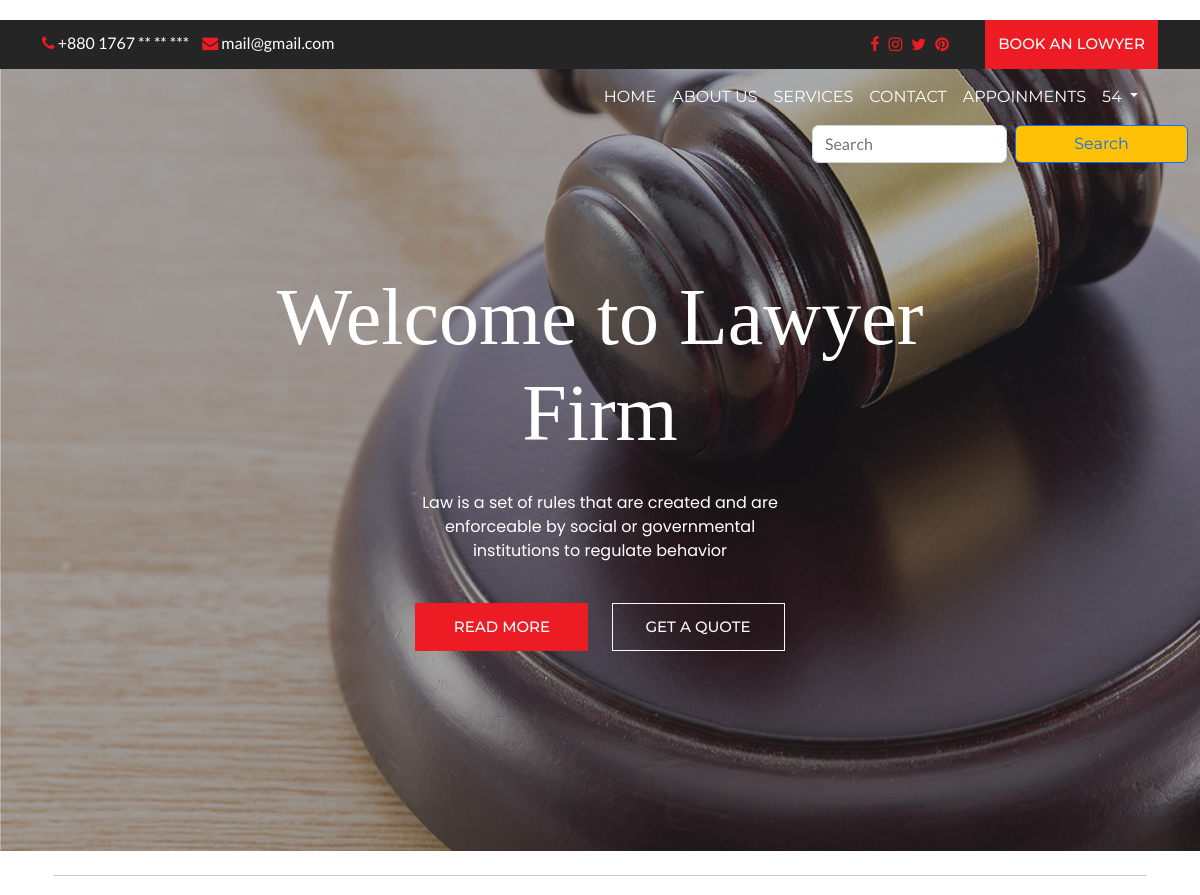
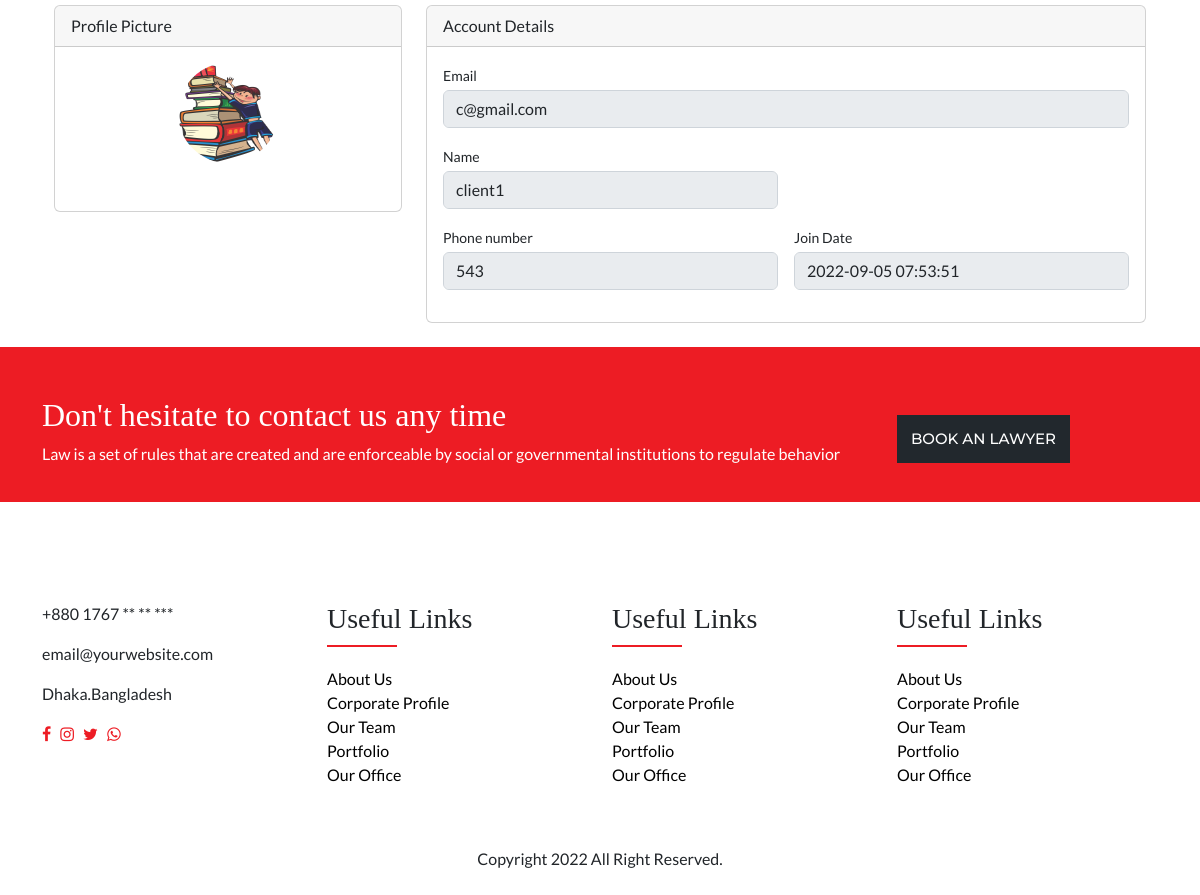
Page /lawyer/showclient.php?email=c@gmail.com (signed in) on the committed database (2 pictures, top to bottom).
### tables this page shows
CREATE TABLE `lawyers` (
  `email` varchar(700) NOT NULL,
  `password` text NOT NULL,
  `name` text NOT NULL,
  `categoryid` int(11) NOT NULL,
  `rate` int(11) NOT NULL,
  `description` varchar(2000) NOT NULL,
  `phonenumber` text NOT NULL,
  `location` text NOT NULL,
  `picture` text NOT NULL,
  `joindate` datetime NOT NULL DEFAULT current_timestamp()
);

CREATE TABLE `clients` (
  `email` varchar(700) NOT NULL,
  `password` text NOT NULL,
  `name` text NOT NULL,
  `phonenumber` text NOT NULL,
  `picture` text NOT NULL,
  `joindate` datetime NOT NULL DEFAULT current_timestamp()
);

### lawyer/showclient.php (the view, shortened to what this page needs)
<?php include 'header.php' ?>
<?php
$email = $_GET['email'];
$query = "select * from clients where email='" . $email . "';";
$result = $conn->query($query);
$name = "";
$phonenumber = "";
$picture = "";
$joindate = "";
if ($result->num_rows > 0) {
    while ($row = $result->fetch_assoc()) {
        $name = $row['name'];
        $phonenumber = $row['phonenumber'];
        $picture = $row['picture'];
        $joindate = $row['joindate'];
    }
}
?>
<div class="container-xl px-4 mt-4" id="edit-profile-section">
    <form method="post" action="editprofilecore.php" enctype="multipart/form-data">
        <hr class="mt-0 mb-4">
        <div class="row">
            <div class="col-xl-4">
                <div class="card mb-4 mb-xl-0">
                    <div class="card-header">Profile Picture</div>
                    <div class="card-body text-center">
                        <img class="img-account-profile rounded-circle mb-2" src="../client/images/<?php echo $picture ?>" width="100px" height="100px" alt="profile picture">
                    </div>
                </div>
            </div>
            <div class="col-xl-8">
                <div class="card mb-4">
                    <div class="card-header">Account Details</div>
                    <div class="card-body">
                        <div class="mb-3">
                            <label class="small mb-1" for="inputUsername">Email</label>
                            <input disabled class="form-control" id="inputUsername" type="text" value="<?php echo $email ?>">
                        </div>
                        <div class="row gx-3 mb-3">
                            <div class="col-md-6">
                                <label class="small mb-1" for="name">Name</label>
                                <input disabled class="form-control" name="name" id="name" type="text" value="<?php echo $name ?>">
                            </div>
                        </div>
                        <div class="row gx-3 mb-3">
                            <div class="col-md-6">
                                <label class="small mb-1" for="inputPhone">Phone number</label>
                                <input disabled class="form-control" id="inputPhone" type="text" name="phonenumber" value="<?php echo $phonenumber ?>">
                            </div>
                            <div class="col-md-6">
                                <label class="small mb-1" for="joindate">Join Date</label>
                                <input disabled class="form-control" id="joindate" type="text" name="birthday" value="<?php echo $joindate ?>">
                            </div>
                        </div>
                    </div>
                </div>
            </div>
        </div>
    </form>
</div>
<?php include 'footer.php' ?>

### lawyer/header.php (shortened to what this page needs)
<?php
require_once("../dbconnection.php");
$email = $_SESSION['email'];
$query = "select * from lawyers where email='" . $email . "';";
$result = $conn->query($query);
$name = "";
if ($result->num_rows > 0) {
    while ($row = $result->fetch_assoc()) {
        $name = $row['name'];
    }
}
?>
<!doctype html>
<html>
<head>
    <link href="https://cdn.jsdelivr.net/npm/bootstrap@5.2.0/dist/css/bootstrap.min.css" rel="stylesheet">
    <link rel="stylesheet" href="https://cdnjs.cloudflare.com/ajax/libs/font-awesome/4.7.0/css/font-awesome.css" />
    <link rel="stylesheet" href="https://cdnjs.cloudflare.com/ajax/libs/OwlCarousel2/2.3.4/assets/owl.carousel.css" />
    <link rel="stylesheet" href="https://cdnjs.cloudflare.com/ajax/libs/OwlCarousel2/2.3.4/assets/owl.theme.default.min.css" />
    <link rel="stylesheet" href="https://cdnjs.cloudflare.com/ajax/libs/font-awesome/5.13.1/css/all.min.css" />
    <link rel="stylesheet" href="https://cdn.jsdelivr.net/npm/ti-icons@0.1.2/css/themify-icons.css">
    <link rel="stylesheet" href="../css/style.css" type="text/css">
    <link rel="stylesheet" href="style.css" type="text/css">
</head>
<body>
    <div class="top-header">
        <div class="container">
            <div class="row">
                <div class="col-lg-6">
                    <div class="top-contact">
                        <ul>
                            <li><a href="tel:+62 800 9000 123"> <i class="fa fa-phone"></i> +880 1767 ** ** ***</a> </li>
                            <li><a href="mailto:mail@yoursite.com"> <i class="fa fa-envelope"></i> mail@gmail.com</a> </li>
                        </ul>
                    </div>
                </div>
                <div class="col-lg-6">
                    <div class="top-right-info">
                        <ul class="top-social">
                            <li><a href=""><i class="fa fa-facebook"></i></a> </li>
                            <li><a href=""><i class="fa fa-instagram"></i></a> </li>
                            <li><a href=""><i class="fa fa-twitter"></i></a> </li>
                            <li><a href=""><i class="fa fa-pinterest"></i></a> </li>
                        </ul>
                        <a href="lawyers.php?#lawyers" class="btn btn-primary">book an lowyer</a>
                    </div>
                </div>
            </div>
        </div>
    </div>
    <header>
        <div class="container">
            <nav class="navbar navbar-expand-lg navbar-light bg-light">
                <div class="container-fluid">
                    <div class="collapse navbar-collapse" id="navbarSupportedContent">
                        <ul class="navbar-nav ms-auto mb-2 mb-lg-0">
                            <li class="nav-item">
                                <a class="nav-link " href="index.php?">Home</a>
                            </li>
                            <li class="nav-item">
                                <a class="nav-link" href="index.php?#about-section-id">ABOUT US</a>
                            </li>
                            <li class="nav-item">
                                <a class="nav-link" href="index.php?#services-section-id">SERVICES</a>
                            </li>
                            <li class="nav-item">
                                <a class="nav-link" href="index.php?#contact-us-id">CONTACT</a>
                            </li>
                            <li class="nav-item">
                                <a class="nav-link" href="appointments.php">Appoinments</a>
                            </li>
                            <div class="nav-item dropdown">
                                <a class="nav-link dropdown-toggle" href="#" role="button" data-bs-toggle="dropdown" aria-expanded="false">
                                    <?php echo $name ?>
                                </a>
                            </div>
                        </ul>
                    </div>
                </div>
            </nav>
        </div>
        <div class="container-fluid">
            <div class="row">
                <form class="d-flex col-md-4 offset-md-8  " role="search" action="lawyers.php?#lawyers" method="get">
                    <input class="form-control me-2 " type="search" placeholder="Search" aria-label="Search" name="search" required>
                    <button class="btn btn-outline-primary bg-warning" type="submit">Search</button>
                </form>
            </div>
        </div>
    </header>
    <section class="banner-section" style="background: url(../images/banner-bg.jpg) no-repeat">
        <div class="container">
            <div class="row">
                <div class="col-md-12">
                    <div class="banner-text">
                        <h1>Welcome to Lawyer Firm</h1>
                        <p>Law is a set of rules that are created and are enforceable by social or governmental institutions to regulate behavior</p>
                        <div class="btn-main">
                            <a href="index.php?#team-section-id" class="btn btn-primary">Read More</a>
                            <a href="index.php?#quote-section-id" class="btn btn-outline-light">GET A QUOTE</a>
                        </div>
                    </div>
                </div>
            </div>
        </div>
    </section>

### css/style.css (style rules this page uses)
body { font-family: 'Lato', sans-serif; margin: 0px; padding: 0px; }
img { max-width: 100%; }
h1, h2, h3, h4, h5, h6 { font-family: 'Playfair Display', serif; }
.btn { font-family: 'Montserrat', sans-serif; }
.top-header { background: #252525; }
.top-contact ul { margin: 0px; padding: 0px; }
.top-contact ul li { display: inline-block; }
.top-contact ul li a { color: #FFF; text-decoration: none; margin-right: 10px; font-family: 'Lato', sans-serif; font-weight: normal; }
.top-contact ul li a i { color: #ed1c24; }
ul.top-social { margin: 0px 30px 0px 0px; padding: 0; }
ul.top-social li { display: inline-block; }
ul.top-social li a { color: #ed1c24; margin-right: 6px; }
.top-right-info { display: flex; align-items: center; justify-content: end; }
.top-contact { margin-top: 11px; }
.btn-primary { text-transform: uppercase; font-size: 15px; border-radius: 0; font-weight: 500; background: #ed1c24; border-color: #ed1c24; padding: 12px 10px; }
header { position: absolute; width: 100%; }
header nav.navbar.navbar-expand-lg.navbar-light.bg-light { background: transparent !important; }
.navbar-light .navbar-nav .nav-link { color: #FFF; text-transform: uppercase; font-family: 'Montserrat', sans-serif; }
section.banner-section { padding: 200px 200px; text-align: center; }
section.banner-section h1 { color: #FFF; font-size: 80px; max-width: 776px; margin: 0px auto; }
section.banner-section p { font-family: 'Poppins', sans-serif; color: #FFF; max-width: 400px; margin: 30px auto 40px; }
.btn-outline-light { font-size: 15px; font-weight: 500; text-transform: uppercase; padding: 12px 10px; border-radius: 0; }
.btn { min-width: 173px; }
.banner-text .btn { margin: 0px 10px; }

### lawyer/style.css (style rules this page uses)
body { margin-top: 20px; }

### rows in the picture
lawyers: name "54"
clients: picture (picture), name "client1", phonenumber "543", birthday "2022-09-05 07:53:51"
